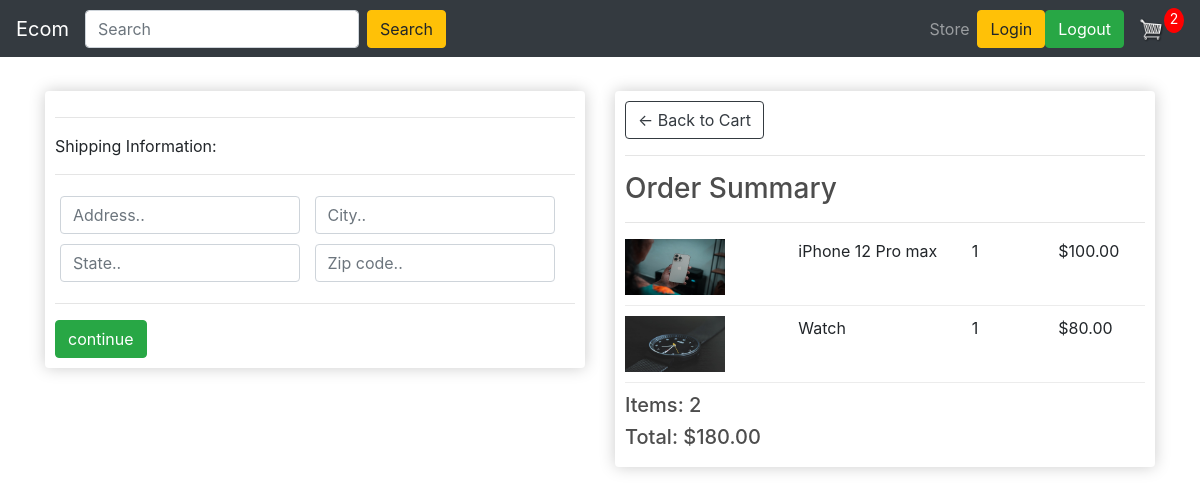
Before: /checkout/ (signed in) with the older database file.
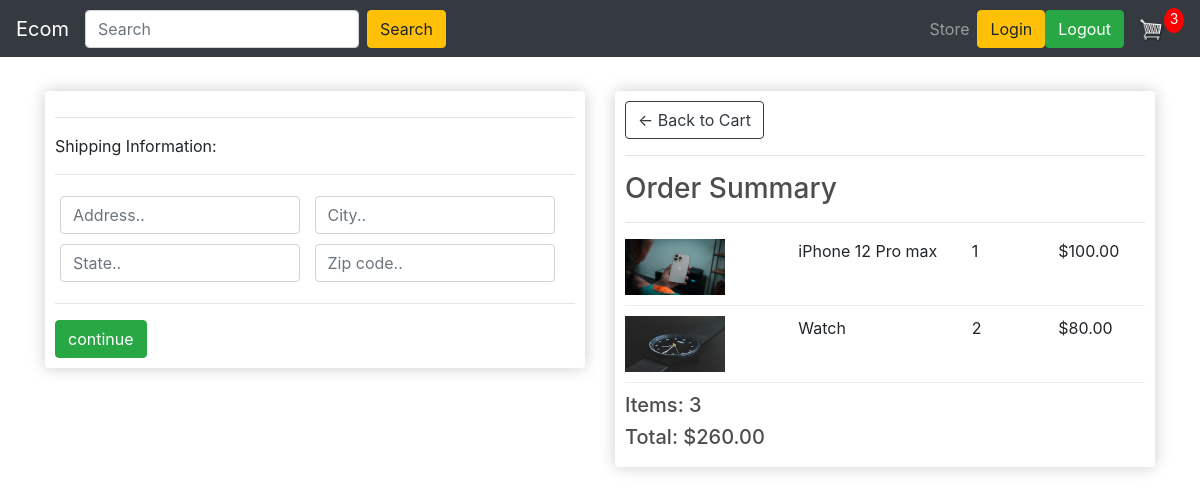
After: the same page with the newer database file.
### store/models.py (models this page shows, shortened)
class OrderItem(models.Model):
    product = models.ForeignKey(Product,on_delete=models.SET_NULL,null=True,blank=True)
    order = models.ForeignKey(Order,on_delete=models.SET_NULL,null=True,blank=True)
    quantity = models.IntegerField(default=0,null=True,blank=True)
    date_added = models.DateTimeField(auto_now_add=True)
    @property
    def get_total(self):
        total = self.product.price * self.quantity
        return total

class Order(models.Model):
    customer = models.ForeignKey(Customer,on_delete=models.SET_NULL,null=True,blank=True)
    date_ordered = models.DateTimeField(auto_now_add=True)
    complete = models.BooleanField(default=False,null=True,blank=True)
    transaction_id = models.CharField(max_length=200,null=True)
    @property
    def shipping(self):
        shipping = False
        orderitems = self.orderitem_set.all()
        for i in orderitems:
            if i.product.digital == False:
                shipping = True
        return shipping
    @property
    def get_cart_total(self):
        orderitems = self.orderitem_set.all()
        total = sum([item.get_total for item in orderitems])
        return total
    @property
    def get_cart_item(self):
        orderitems = self.orderitem_set.all()
        total = sum([item.quantity for item in orderitems])
        return total

class Product(models.Model):
    name = models.CharField(max_length=200,null=True)
    price = models.DecimalField(max_digits=7, decimal_places=2)
    digital = models.BooleanField(default=False,null=True,blank=True)
    image = models.ImageField(null=True,blank=True)
    @property
    def imageURL(self):
        try:
            url = self.image.url
        except:
            url = ''
        return url

### store/views.py (the view)
# urls.py: path('checkout/', views.checkout, name='checkout'),
def checkout(request):
    data = cartData(request)
    items = data['items']
    order = data['order']
    cartItems = data['cartItems']
    context = {'items': items, 'order': order, 'cartItems': cartItems}
    return render(request, 'store/checkout.html', context)

### store/utils.py (called while the page is built)
def cartData(request):
    if request.user.is_authenticated:
        customer = request.user.customer
        order, created = Order.objects.get_or_create(customer=customer, complete=False)
        items = order.orderitem_set.all()
        cartItems = order.get_cart_item
    else:
        cookieData = cookieCart(request)
        items = cookieData['items']
        order = cookieData['order']
        cartItems = cookieData['cartItems']
    return {'cartItems': cartItems, 'order': order, 'items': items}

### store/templates/store/checkout.html (shortened to what this page needs)
{% extends 'store/main.html' %}
{% load static %}
{% block content %}
<div class="row">
    <div class="col-lg-6">
        <div class="box-element" id="form-wrapper">
            <form id="form">
                <div id="shipping-info">
                    <hr>
						<p>Shipping Information:</p>
						<hr>
						<div class="form-field">
							<input class="form-control" type="text" name="address" placeholder="Address..">
						</div>
						<div class="form-field">
							<input class="form-control" type="text" name="city" placeholder="City..">
						</div>
						<div class="form-field">
							<input class="form-control" type="text" name="state" placeholder="State..">
						</div>
						<div class="form-field">
							<input class="form-control" type="text" name="zipcode" placeholder="Zip code..">
						</div>
                </div>
                <hr>
                <input id="form-button" class="btn btn-success btn-black" type="submit" value="continue">
            </form>
        </div>
        <br>
    </div>
    <div class="col-lg-6">
        <div class="box-element" id="form-wrapper">
         <a class="btn btn-outline-dark" href="{% url 'cart' %}">&#x2190; Back to Cart</a>
         <hr>
         <h3>Order Summary</h3>
         <hr>
         {% for item in items %}
         <div class="cart-row">
            <div style="flex: 2;"><img class="row-image" src="{{item.product.imageURL}}"></div>
            <div style="flex: 2;"><p>{{item.product.name}}</p></div>
            <div style="flex: 1;"><p>{{item.quantity}}</p></div>
            <div style="flex: 1;"><p>${{item.product.price|floatformat:2}}</p></div>
         </div>
         {% endfor %}
         <h5>Items:  {{order.get_cart_item}}</h5>
         <h5>Total:  ${{order.get_cart_total}}</h5>
        </div>
    </div>
</div>
{% endblock content %}

Changed rows visible on the page:
changed OrderItem "Watch": quantity "1" → "2"
changed through a linked row, Order: get_cart_item "2" → "3"; get_cart_total "180.00" → "260.00"
Other visible differences:
{{ cartItems }}: "2" → "3"
